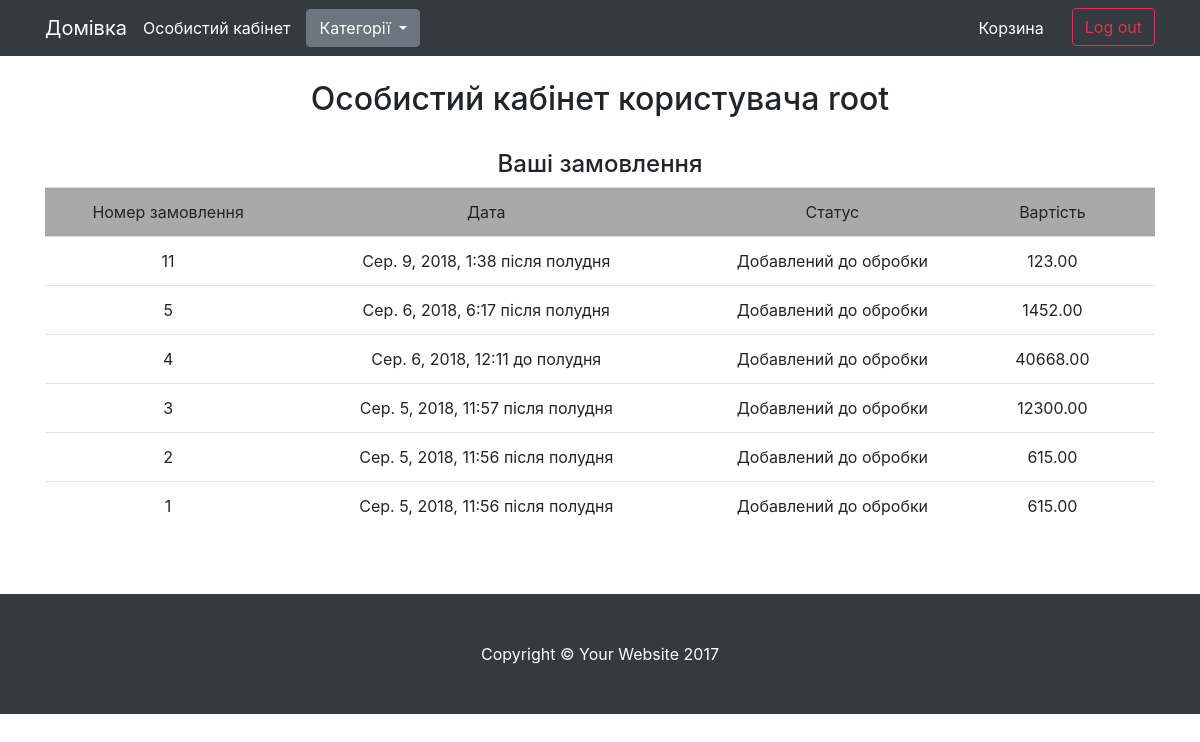
/account/ (signed in), run on an earlier commit of the app's database.
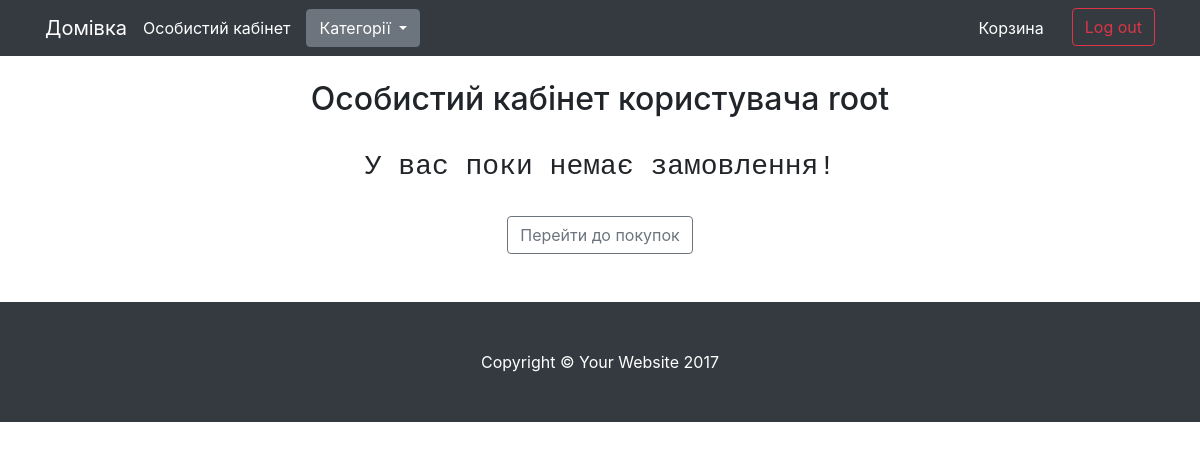
And on a later commit of the database.
### app/models.py (models this page shows, shortened)
class Order(models.Model):
    user = models.ForeignKey(User, on_delete=models.CASCADE, verbose_name='Користувач')
    items = models.ManyToManyField(CartItem, verbose_name='Товари')
    total_price = models.DecimalField(max_digits=9, decimal_places=2, default=0.00, verbose_name='Загальна ціна покупки')
    first_name = models.CharField(max_length=200, verbose_name='Імя')
    last_name = models.CharField(max_length=200, verbose_name='Прізвище')
    phone = models.CharField(max_length=200, verbose_name='Номер')
    address = models.CharField(max_length=200, verbose_name='Адреса')
    date = models.DateTimeField(auto_now_add=True, verbose_name='Дата')
    comments = models.TextField(verbose_name='Коментарі', blank=True)
    status = models.CharField(max_length=200, verbose_name='Статус замовлення', choices=ORDER_STATUS_CHOICES, default=ORDER_STATUS_CHOICES[0][0])
    class Meta:
        verbose_name = 'Зомовлення'
        verbose_name_plural = 'Зомовлення'

### app/views.py (the view)
# urls.py: re_path(r'^account/$', views.account, name='account'),
def account(request):
    orders = Order.objects.filter(user=request.user).order_by('-id')
    return render(request, 'account.html', {
        'orders': orders,
    })

### app/context_processors.py (called while the page is built)
def cart_categories(request):
    cart = get_cart(request)
    return {
        'cart': cart,
        'categories': Category.objects.all()
    }

### app/views.py (called while the page is built)
def get_cart(request):
    try:
        cart_id = request.session['cart_id']
        cart = Cart.objects.get(id=int(cart_id))
        request.session['count'] = cart.items.count()
        return cart
    except:
        cart = Cart()
        cart.save()
        request.session['cart_id'] = cart.id
        cart = Cart.objects.get(id=cart.id)
        return cart

### templates/account.html (shortened to what this page needs)
{% extends 'base/base.html' %}
{% block content %}
    <br>
    <h2 class="text-center"> Особистий кабінет користувача {{ request.user.username }}</h2>
    <br>
    {% if orders|length > 0 %}
        <h4  class="text-center">Ваші замовлення</h4>
        <table class="table">
             <tr style="background: darkgrey">
            <td class="text-center">Номер замовлення</td>
            <td class="text-center">Дата</td>
            <td class="text-center">Статус</td>
            <td class="text-center">Вартість</td>
            <td class="text-center"></td>
          </tr>
          {% for order in orders %}
              <tr>
                <td class="text-center">{{ order.id }}</td>
                <td class="text-center">{{ order.date }}</td>
                <td class="text-center">{{ order.status }}</td>
                <td class="text-center">{{ order.total_price }}</td>
                <td class="text-center"></td>
              </tr>
          {% endfor %}
        </table>
    {% else %}
        <h3 class="text-monospace text-center">У вас поки немає замовлення!</h3>
        <br>
        <div class="text-center">
        <a href="{% url 'home' %}"><button type="button" class="btn btn-outline-secondary">Перейти до покупок</button></a>
        </div>
    {% endif %}
    <br>
    <br>
{% endblock %}

What changed in the data, as far as the page shows it:
removed Order: id "11", date "Сер. 9, 2018, 1:38 після полудня", status "Добавлений до обробки", total_price "123.00"
removed Order: id "5", date "Сер. 6, 2018, 6:17 після полудня", status "Добавлений до обробки", total_price "1452.00"
removed Order: id "4", date "Сер. 6, 2018, 12:11 до полудня", status "Добавлений до обробки", total_price "40668.00"
removed Order: id "3", date "Сер. 5, 2018, 11:57 після полудня", status "Добавлений до обробки", total_price "12300.00"
removed Order: id "2", date "Сер. 5, 2018, 11:56 після полудня", status "Добавлений до обробки", total_price "615.00"
no longer on this page (row edited): Order: id "1", date "Сер. 5, 2018, 11:56 після полудня", status "Добавлений до обробки", total_price "615.00"
Also different on the page:
text no longer shown: "Ваші замовлення Номер замовлення Дата Статус Вартість"
text now shown: "У вас поки немає замовлення! Перейти до покупок"
